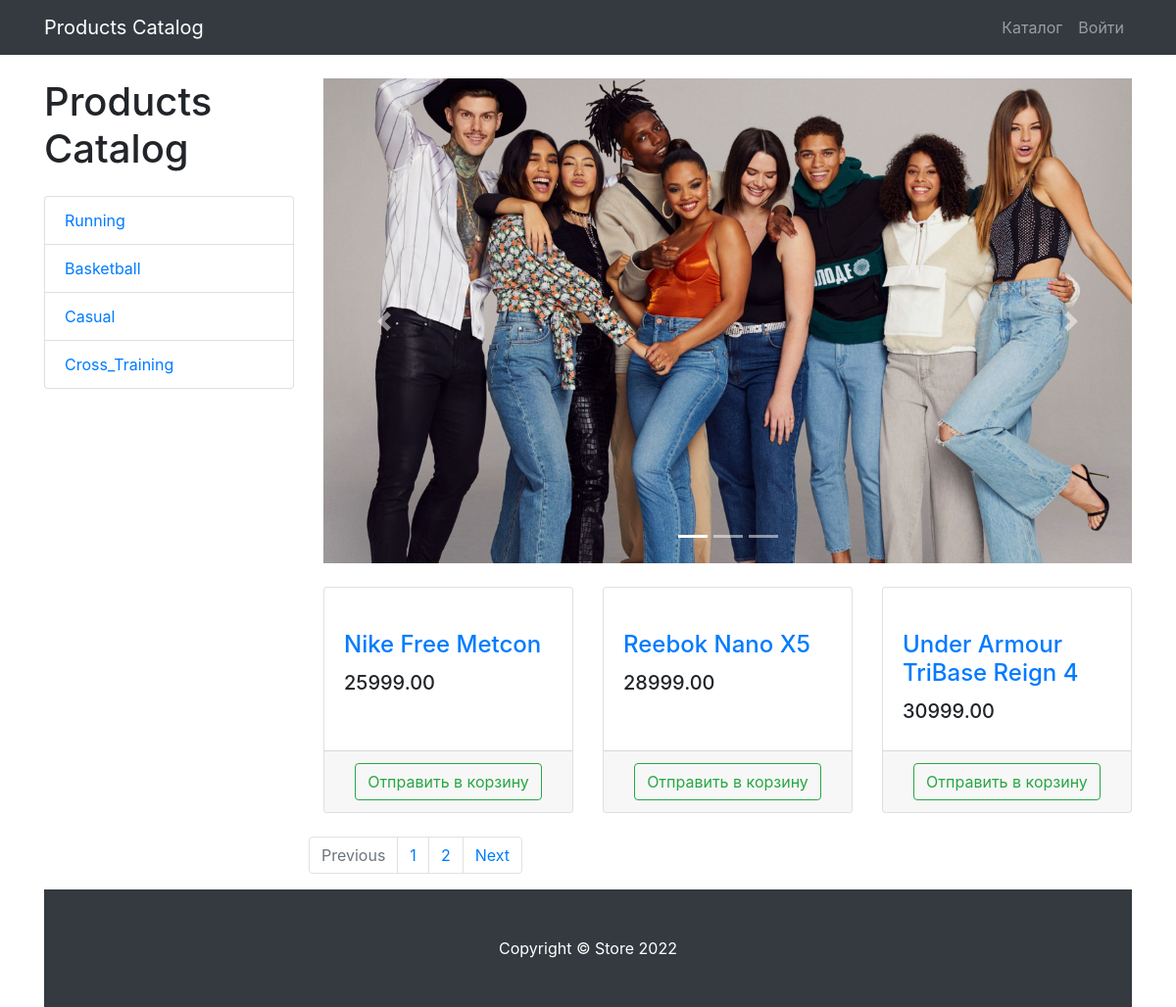
/products/category/12/, run on the app's committed database.
### storeProducts/models.py (models this page shows, shortened)
class storeCategories(models.Model):
    name = models.CharField(max_length=255, unique=True)
    description = models.TextField(blank=True,null=True)
    class Meta:
        verbose_name = 'Category'
        verbose_name_plural = 'Categories'

class storeProducts(models.Model):
    name = models.CharField(max_length=255)
    price = models.DecimalField(max_digits=10, decimal_places=2)
    description = models.TextField(blank=True)
    quantity = models.PositiveIntegerField()
    image = models.TextField()
    category = models.ForeignKey(
    storeCategories,
    on_delete=models.CASCADE,
    null=True,
    blank=True
)
    class Meta:
        verbose_name = 'Product'
        verbose_name_plural = 'Products'

### storeProducts/views.py (the view)
# urls.py: path('products/',include('storeProducts.urls', namespace='product')),
def products(request,category_id=None, page_number=1):
    products = storeProducts.objects.filter(category_id = category_id) if category_id else storeProducts.objects.all()
    per_page = 3
    paginator = Paginator(products, 3)
    products_paginator = paginator.page(page_number)
    context = {
        'title': 'Products Catalog',
        'categories': storeCategories.objects.all(),
        'products': products_paginator,
     }
    return render(request, 'storeProducts/products.html',context)

### storeProducts/templates/storeProducts/products.html (shortened to what this page needs)
{% extends 'storeProducts/base.html' %}
{%load static%}
    {% block css %}
    <link href="{%static "vendor/css/products.css"%}" rel="stylesheet">
    {% endblock %}
{% block content %}
<div class="container">
    <div class="row">
        <div class="col-lg-3">
            <h1 class="my-4">{{title}}</h1>
            <div class="list-group">
                {% for storeCategories in categories %}
                <a href="{% url 'products:category' storeCategories.id %}" class="list-group-item">
                    {{ storeCategories.name }}
                </a>
                {% endfor %}
            </div>
        </div>
        <div class="col-lg-9">
            <div id="carouselExampleIndicators" class="carousel slide my-4" data-ride="carousel">
                <ol class="carousel-indicators">
                    <li data-target="#carouselExampleIndicators" data-slide-to="0" class="active"></li>
                    <li data-target="#carouselExampleIndicators" data-slide-to="1"></li>
                    <li data-target="#carouselExampleIndicators" data-slide-to="2"></li>
                </ol>
                <div class="carousel-inner" role="listbox">
                    <div class="carousel-item active">
                        <img class="d-block img-fluid" src="{%static "vendor/img/slides/slide-1.jpg"%}" alt="First slide">
                    </div>
                </div>
                <a class="carousel-control-prev" href="#carouselExampleIndicators" role="button" data-slide="prev">
                    <span class="carousel-control-prev-icon" aria-hidden="true"></span>
                </a>
                <a class="carousel-control-next" href="#carouselExampleIndicators" role="button" data-slide="next">
                    <span class="carousel-control-next-icon" aria-hidden="true"></span>
                </a>
            </div>
            <div class="row">
                {% for product in products %}
                 <div class="col-lg-4 col-md-6 mb-4">
                    <div class="card h-100">
                        <a href="#">
                        </a>
                        <div class="card-body">
                            <h4 class="card-title">
                                <a href="#">{{ product.name }}</a>
                            </h4>
                            <h5>{{ product.price }}</h5>
                        </div>
                        <div class="card-footer text-center">
                            <a class="btn btn-outline-success"
                                href="{% url 'products:basket_add' product.id %}">
                                Отправить в корзину
                            </a>
                        </div>
                    </div>
            </div>
                {% endfor %}
            <nav aria-label="Page navigation example">
                <ul class="pagination justify-content-center">
                    <li class="page-item {% if not products.has_previous %} disabled {% endif %}">
                        <a class="page-link"
                        href="{% if products.has_previous %} {% url 'products:paginator' products.previous_page_number %} {% else %} # {% endif %}"
                        tabindex="-1" aria-disabled="true">Previous</a>
                    </li>
                    {% for page in products.paginator.page_range%}
                     <li class="page-item">
                        <a class="page-link" href="{% url 'products:paginator' page %}">
                            {{ page }}
                        </a>
                    </li>
                    {% endfor %}
                    <li class="page-item {% if not products.has_next %} disabled {% endif %}">
                        <a class="page-link" href="{% if products.has_next %} {% url 'products:paginator' products.next_page_number %} {% else %} # {% endif %}">
                            Next</a>
                    </li>
                </ul>
            </nav>
        </div>
    </div>
</div>
{% endblock %}
{% block footer %}
<footer class="py-5 bg-dark">
    <div class="container">
        <p class="m-0 text-center text-white">Copyright &copy; Store 2022</p>
    </div>
</footer>
{% endblock %}

### data on the page
storeCategories: name "Running"
storeCategories: name "Basketball"
storeCategories: name "Casual"
storeCategories: name "Cross_Training"
storeProducts: name "Nike Free Metcon", price "25999.00"
storeProducts: name "Reebok Nano X5", price "28999.00"
storeProducts: name "Under Armour TriBase Reign 4", price "30999.00"

### other printed values
{{ title }} "Products Catalog"
{{ page }} "1" "2"
